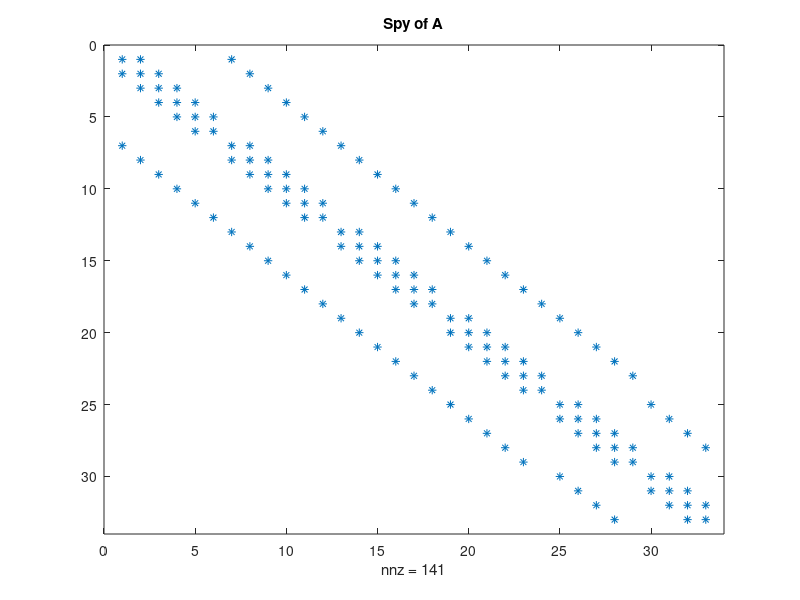

MATLAB code to generate this figure: (Note: this script raises an error after producing the figure.)
format long
format compact

%%
%Storage and Solution
%Full Storage
load full_storage
spy(A)
title('Spy of A')

[temperatures, full_flops, ~] = full_storage_solution(A);
visualisation(temperatures, 'Full Storage Solution')

[temperatures, packed_flops, ~, A_packed] =  packed_storage_solution(A);
visualisation(temperatures, 'Packed Storage Solution')

[temperatures, band_flops, ~, A_band, cholBand] = band_storage_solution(A);
visualisation(temperatures, 'Band Storage Solution')
spy(A_band)
[temperatures, sparse_flops, ~, A_sparse] = sparse_storage_solution(A);
visualisation(temperatures, 'Sparse Storage Solution')
spy(A_sparse)
[temperatures, JacobiFlops, ~, jacobi_k, jacobi_res] = jacobi_solution(A);
visualisation(temperatures, 'Jacobi Solution')

[temperatures, GaussFlops, ~, gs_k, gs_res] = gauss_seidel_solution(A);
visualisation(temperatures, 'Gauss Seidel Solution')

[temperatures, ConjugateFlops, ~, conjugate_k, conjugate_res] = conjugate_gradient_solution(A);
visualisation(temperatures, 'Conjugate Gradient Solution')

[temperatures, SORFlops, ~, SOR_k, SOR_res] = SOR_solution(A);
visualisation(temperatures, 'SOR Solution')

%%
%Efficiency Comparison
%Memory
S = whos('A', 'A_packed', 'A_band', 'A_sparse');
Direct_Method_Bytes = [S(1).bytes, S(2).bytes, S(3).bytes, S(4).bytes];
figure
bar(Direct_Method_Bytes)
title('Storage Size in Bytes for Direct Methods', 'Interpreter', 'latex')
xtickangle(45)
set(gca,'xticklabel',{'Full Storage', 'Packed Storage', 'Band Store', 'Sparse Storage'})
%%
%Iterations
NumberIterations = [jacobi_k, gs_k, conjugate_k, SOR_k];
figure
bar(NumberIterations)
title('Number of Iterations for Iterative Methods', 'Interpreter', 'latex')
xtickangle(45)
set(gca,'xticklabel',{'Jacobi', 'Gauss Seidel', 'Conjugate Gradiant', 'SOR'})
%%
%Average runtime
runtimes = AverageRunTime;



%%
%Floating Point Operations
NumberFlops = [full_flops, packed_flops, band_flops, sparse_flops, ...
    JacobiFlops, GaussFlops, ConjugateFlops, SORFlops];
figure
bar(NumberFlops)
title('Number of Flops for Direct and Iterative Methods', 'Interpreter', 'latex')
xtickangle(45)
set(gca,'xticklabel',{'Full Storage Flops', 'Packed Storage Flops',...
    'Band Storage Flops', 'Sparse Storage Flops', 'Jacobi Iteration Flops',...
    'Gauss Seidel Iteration Flops', 'Conjugate Gradient Iteration Flops', 'SOR Iteration Flops'})
text(1:length(NumberFlops),NumberFlops,num2str(NumberFlops'),'vert','bottom','horiz','center'); 
%%

figure
hold on
set(gca, 'Yscale', 'log');
ylim([1e-6 10]);
plot(0:jacobi_k, jacobi_res, 'b.');
plot(0:gs_k, gs_res, 'g.');
plot(0:conjugate_k, conjugate_res, 'r.');
plot(0:SOR_k, SOR_res, 'y.');
title('Residual Norm', 'Interpreter', 'latex')
set(gca,'TickLabelInterpreter','latex')

lgd = legend('Jacobi', 'Gauss-Seidel', 'SOR(optimal $\omega$)', 'Conjugate gradient');
lgd.Interpreter = 'latex';

ylabel('$||b-A*x^{(k)}|| / ||b||$', 'Interpreter','latex')
xlabel('k', 'Interpreter','latex')

%Tolerance
tolVec = [1e-10, 1e-5, 1e-3, 2e-3, 1e-2, 1e-1, 0.5, 1];
tolerance_efficiency(A, b, tolVec)

%Effect of w on the rate of convergence of the SOR method.
w_efficiency(A, b)